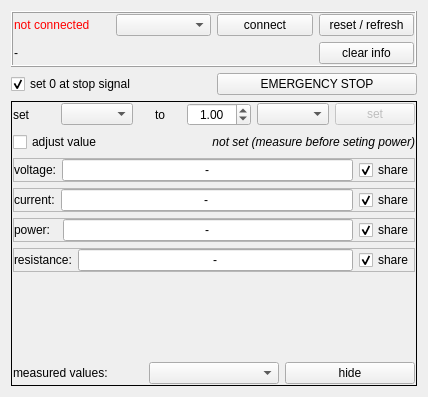
<?xml version="1.0" encoding="UTF-8"?>
<ui version="4.0">
 <class>eaps3000Window</class>
 <widget class="QWidget" name="eaps3000Window">
  <property name="geometry">
   <rect>
    <x>0</x>
    <y>0</y>
    <width>428</width>
    <height>397</height>
   </rect>
  </property>
  <property name="windowTitle">
   <string>Form</string>
  </property>
  <layout class="QGridLayout" name="gridLayout_8">
   <item row="0" column="0" colspan="2">
    <widget class="QFrame" name="frame_connection">
     <property name="frameShape">
      <enum>QFrame::Box</enum>
     </property>
     <property name="frameShadow">
      <enum>QFrame::Raised</enum>
     </property>
     <layout class="QGridLayout" name="gridLayout_4">
      <property name="leftMargin">
       <number>1</number>
      </property>
      <property name="topMargin">
       <number>1</number>
      </property>
      <property name="rightMargin">
       <number>1</number>
      </property>
      <property name="bottomMargin">
       <number>1</number>
      </property>
      <property name="spacing">
       <number>6</number>
      </property>
      <item row="0" column="0">
       <widget class="QLabel" name="lbl_status">
        <property name="styleSheet">
         <string notr="true">color: red;</string>
        </property>
        <property name="text">
         <string>not connected</string>
        </property>
       </widget>
      </item>
      <item row="0" column="1">
       <widget class="QComboBox" name="cob_ports"/>
      </item>
      <item row="0" column="2">
       <widget class="QPushButton" name="btn_connect">
        <property name="text">
         <string>connect</string>
        </property>
       </widget>
      </item>
      <item row="0" column="3">
       <widget class="QPushButton" name="btn_resetRefresh">
        <property name="text">
         <string>reset / refresh</string>
        </property>
       </widget>
      </item>
      <item row="1" column="3">
       <widget class="QPushButton" name="btn_clearInfo">
        <property name="text">
         <string>clear info</string>
        </property>
       </widget>
      </item>
      <item row="1" column="0" colspan="3">
       <widget class="QLabel" name="lbl_info">
        <property name="text">
         <string>-</string>
        </property>
       </widget>
      </item>
     </layout>
    </widget>
   </item>
   <item row="1" column="0">
    <widget class="QCheckBox" name="chb_setZeroAtStopSignal">
     <property name="text">
      <string>set 0 at stop signal</string>
     </property>
     <property name="checked">
      <bool>true</bool>
     </property>
    </widget>
   </item>
   <item row="1" column="1">
    <widget class="QPushButton" name="btn_emergencyStop">
     <property name="text">
      <string>EMERGENCY STOP</string>
     </property>
    </widget>
   </item>
   <item row="2" column="0" colspan="2">
    <widget class="QFrame" name="frame_values">
     <property name="enabled">
      <bool>true</bool>
     </property>
     <property name="frameShape">
      <enum>QFrame::Box</enum>
     </property>
     <layout class="QGridLayout" name="gridLayout_9">
      <property name="leftMargin">
       <number>1</number>
      </property>
      <property name="topMargin">
       <number>1</number>
      </property>
      <property name="rightMargin">
       <number>1</number>
      </property>
      <property name="bottomMargin">
       <number>1</number>
      </property>
      <property name="spacing">
       <number>6</number>
      </property>
      <item row="0" column="0" colspan="2">
       <widget class="QFrame" name="frame_setValues">
        <layout class="QGridLayout" name="gridLayout_5">
         <property name="leftMargin">
          <number>0</number>
         </property>
         <property name="topMargin">
          <number>0</number>
         </property>
         <property name="rightMargin">
          <number>0</number>
         </property>
         <property name="bottomMargin">
          <number>0</number>
         </property>
         <property name="spacing">
          <number>6</number>
         </property>
         <item row="0" column="0">
          <widget class="QLabel" name="lbl_setValue_lbl">
           <property name="text">
            <string>set</string>
           </property>
          </widget>
         </item>
         <item row="0" column="1">
          <widget class="QComboBox" name="cob_setValue"/>
         </item>
         <item row="0" column="2">
          <widget class="QLabel" name="lbl_setTo_lbl">
           <property name="sizePolicy">
            <sizepolicy hsizetype="Preferred" vsizetype="Preferred">
             <horstretch>0</horstretch>
             <verstretch>0</verstretch>
            </sizepolicy>
           </property>
           <property name="text">
            <string>to</string>
           </property>
           <property name="alignment">
            <set>Qt::AlignCenter</set>
           </property>
          </widget>
         </item>
         <item row="0" column="3">
          <widget class="QDoubleSpinBox" name="dsp_setValue">
           <property name="alignment">
            <set>Qt::AlignCenter</set>
           </property>
           <property name="decimals">
            <number>2</number>
           </property>
           <property name="maximum">
            <double>999.990000000000009</double>
           </property>
           <property name="value">
            <double>1.000000000000000</double>
           </property>
          </widget>
         </item>
         <item row="0" column="4">
          <widget class="QComboBox" name="cob_setValueUnit"/>
         </item>
         <item row="0" column="5">
          <widget class="QPushButton" name="btn_setValue">
           <property name="enabled">
            <bool>false</bool>
           </property>
           <property name="text">
            <string>set</string>
           </property>
          </widget>
         </item>
         <item row="1" column="0" colspan="3">
          <widget class="QCheckBox" name="chb_adjustSetValue">
           <property name="text">
            <string>adjust value</string>
           </property>
          </widget>
         </item>
         <item row="1" column="3" colspan="3">
          <widget class="QLabel" name="lbl_setValueSet">
           <property name="font">
            <font>
             <italic>true</italic>
            </font>
           </property>
           <property name="text">
            <string>&lt;html&gt;&lt;head/&gt;&lt;body&gt;&lt;p&gt;not set (measure before seting power)&lt;/p&gt;&lt;/body&gt;&lt;/html&gt;</string>
           </property>
           <property name="alignment">
            <set>Qt::AlignRight|Qt::AlignTrailing|Qt::AlignVCenter</set>
           </property>
          </widget>
         </item>
        </layout>
       </widget>
      </item>
      <item row="1" column="0" colspan="2">
       <widget class="QFrame" name="frame_voltage">
        <property name="frameShape">
         <enum>QFrame::StyledPanel</enum>
        </property>
        <property name="frameShadow">
         <enum>QFrame::Raised</enum>
        </property>
        <layout class="QGridLayout" name="gridLayout">
         <property name="leftMargin">
          <number>0</number>
         </property>
         <property name="topMargin">
          <number>0</number>
         </property>
         <property name="rightMargin">
          <number>0</number>
         </property>
         <property name="bottomMargin">
          <number>0</number>
         </property>
         <property name="spacing">
          <number>6</number>
         </property>
         <item row="0" column="0">
          <widget class="QLabel" name="lbl_voltage_lbl">
           <property name="text">
            <string>voltage:</string>
           </property>
          </widget>
         </item>
         <item row="0" column="1">
          <widget class="QLineEdit" name="txt_voltage">
           <property name="text">
            <string>-</string>
           </property>
           <property name="alignment">
            <set>Qt::AlignCenter</set>
           </property>
           <property name="readOnly">
            <bool>true</bool>
           </property>
          </widget>
         </item>
         <item row="0" column="2">
          <widget class="QCheckBox" name="chb_shareVoltage">
           <property name="text">
            <string>share</string>
           </property>
           <property name="checked">
            <bool>true</bool>
           </property>
          </widget>
         </item>
        </layout>
       </widget>
      </item>
      <item row="2" column="0" colspan="2">
       <widget class="QFrame" name="frame_current">
        <property name="frameShape">
         <enum>QFrame::StyledPanel</enum>
        </property>
        <property name="frameShadow">
         <enum>QFrame::Raised</enum>
        </property>
        <layout class="QGridLayout" name="gridLayout_2">
         <property name="leftMargin">
          <number>0</number>
         </property>
         <property name="topMargin">
          <number>0</number>
         </property>
         <property name="rightMargin">
          <number>0</number>
         </property>
         <property name="bottomMargin">
          <number>0</number>
         </property>
         <property name="spacing">
          <number>6</number>
         </property>
         <item row="0" column="0">
          <widget class="QLabel" name="lbl_current_lbl">
           <property name="text">
            <string>current:</string>
           </property>
          </widget>
         </item>
         <item row="0" column="1">
          <widget class="QLineEdit" name="txt_current">
           <property name="text">
            <string>-</string>
           </property>
           <property name="alignment">
            <set>Qt::AlignCenter</set>
           </property>
           <property name="readOnly">
            <bool>true</bool>
           </property>
          </widget>
         </item>
         <item row="0" column="2">
          <widget class="QCheckBox" name="chb_shareCurrent">
           <property name="text">
            <string>share</string>
           </property>
           <property name="checked">
            <bool>true</bool>
           </property>
          </widget>
         </item>
        </layout>
       </widget>
      </item>
      <item row="3" column="0" colspan="2">
       <widget class="QFrame" name="frame_power">
        <property name="frameShape">
         <enum>QFrame::StyledPanel</enum>
        </property>
        <property name="frameShadow">
         <enum>QFrame::Raised</enum>
        </property>
        <layout class="QGridLayout" name="gridLayout_3">
         <property name="leftMargin">
          <number>0</number>
         </property>
         <property name="topMargin">
          <number>0</number>
         </property>
         <property name="rightMargin">
          <number>0</number>
         </property>
         <property name="bottomMargin">
          <number>0</number>
         </property>
         <property name="spacing">
          <number>6</number>
         </property>
         <item row="0" column="0">
          <widget class="QLabel" name="lbl_power_lbl">
           <property name="text">
            <string>power:  </string>
           </property>
          </widget>
         </item>
         <item row="0" column="1">
          <widget class="QLineEdit" name="txt_power">
           <property name="text">
            <string>-</string>
           </property>
           <property name="alignment">
            <set>Qt::AlignCenter</set>
           </property>
           <property name="readOnly">
            <bool>true</bool>
           </property>
          </widget>
         </item>
         <item row="0" column="2">
          <widget class="QCheckBox" name="chb_sharePower">
           <property name="text">
            <string>share</string>
           </property>
           <property name="checked">
            <bool>true</bool>
           </property>
          </widget>
         </item>
        </layout>
       </widget>
      </item>
      <item row="5" column="0" colspan="2">
       <widget class="QFrame" name="frame_measuredValues">
        <property name="frameShape">
         <enum>QFrame::NoFrame</enum>
        </property>
        <property name="frameShadow">
         <enum>QFrame::Raised</enum>
        </property>
        <layout class="QGridLayout" name="gridLayout_6">
         <property name="leftMargin">
          <number>0</number>
         </property>
         <property name="topMargin">
          <number>0</number>
         </property>
         <property name="rightMargin">
          <number>0</number>
         </property>
         <property name="bottomMargin">
          <number>0</number>
         </property>
         <property name="spacing">
          <number>6</number>
         </property>
         <item row="1" column="0">
          <widget class="QLabel" name="lbl_measuredValues_lbl">
           <property name="text">
            <string>measured values:</string>
           </property>
          </widget>
         </item>
         <item row="1" column="1">
          <widget class="QComboBox" name="cob_measuredValues"/>
         </item>
         <item row="1" column="2">
          <widget class="QPushButton" name="btn_measuredValuesVisibility">
           <property name="text">
            <string>hide</string>
           </property>
          </widget>
         </item>
         <item row="0" column="1">
          <spacer name="verticalSpacer">
           <property name="orientation">
            <enum>Qt::Vertical</enum>
           </property>
           <property name="sizeHint" stdset="0">
            <size>
             <width>1</width>
             <height>1</height>
            </size>
           </property>
          </spacer>
         </item>
        </layout>
       </widget>
      </item>
      <item row="4" column="0" colspan="2">
       <widget class="QFrame" name="frame_resistance">
        <property name="frameShape">
         <enum>QFrame::StyledPanel</enum>
        </property>
        <property name="frameShadow">
         <enum>QFrame::Raised</enum>
        </property>
        <layout class="QGridLayout" name="gridLayout_7">
         <property name="leftMargin">
          <number>0</number>
         </property>
         <property name="topMargin">
          <number>0</number>
         </property>
         <property name="rightMargin">
          <number>0</number>
         </property>
         <property name="bottomMargin">
          <number>0</number>
         </property>
         <property name="horizontalSpacing">
          <number>6</number>
         </property>
         <item row="0" column="0">
          <widget class="QLabel" name="lbl_resistance_lbl">
           <property name="text">
            <string>resistance:</string>
           </property>
          </widget>
         </item>
         <item row="0" column="1">
          <widget class="QLineEdit" name="txt_resistance">
           <property name="text">
            <string>-</string>
           </property>
           <property name="alignment">
            <set>Qt::AlignCenter</set>
           </property>
           <property name="readOnly">
            <bool>true</bool>
           </property>
          </widget>
         </item>
         <item row="0" column="2">
          <widget class="QCheckBox" name="chb_shareResistance">
           <property name="text">
            <string>share</string>
           </property>
           <property name="checked">
            <bool>true</bool>
           </property>
          </widget>
         </item>
        </layout>
       </widget>
      </item>
     </layout>
    </widget>
   </item>
  </layout>
 </widget>
 <resources/>
 <connections/>
</ui>
